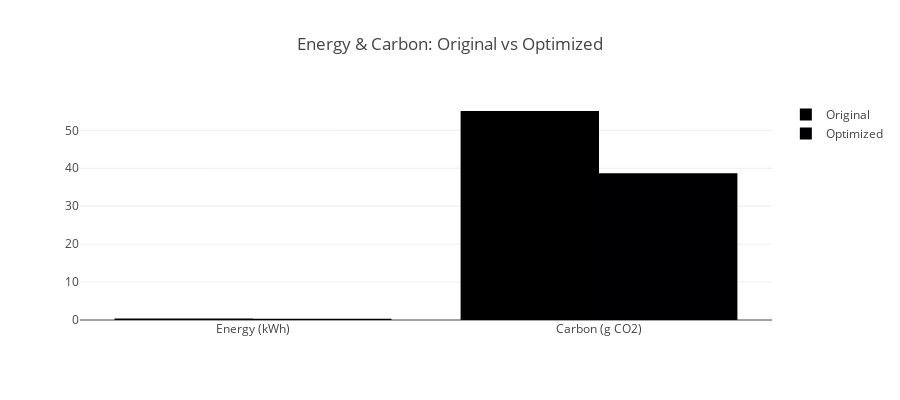

The code cell stored with this chart in its notebook:
### Code cell
# ----------------------------------------------------------------
# 7. Carbon Comparison Bar Chart
# ----------------------------------------------------------------

orig_carbon = original_results["carbon_kg"] * 1000
opt_carbon = optimized_energy["carbon_kg"] * 1000

fig = go.Figure()
fig.add_trace(go.Bar(
    name="Original",
    x=["Energy (kWh)", "Carbon (g CO2)"],
    y=[orig_energy, orig_carbon]
))
fig.add_trace(go.Bar(
    name="Optimized",
    x=["Energy (kWh)", "Carbon (g CO2)"],
    y=[opt_energy, opt_carbon]
))
fig.update_layout(
    title="Energy & Carbon: Original vs Optimized",
    barmode="group",
    height=400
)
fig.show()

### Figure 1 — Plotly figure (JSON) as saved in the notebook; plotly's stock layout.template omitted (floating-point values rounded to 4 significant figures)
{"data": [{"name": "Original", "type": "bar", "x": ["Energy (kWh)", "Carbon (g CO2)"], "y": [0.4123, 55.1]}, {"name": "Optimized", "type": "bar", "x": ["Energy (kWh)", "Carbon (g CO2)"], "y": [0.3011, 38.7]}], "layout": {"barmode": "group", "height": 400, "title": {"text": "Energy & Carbon: Original vs Optimized"}}}
